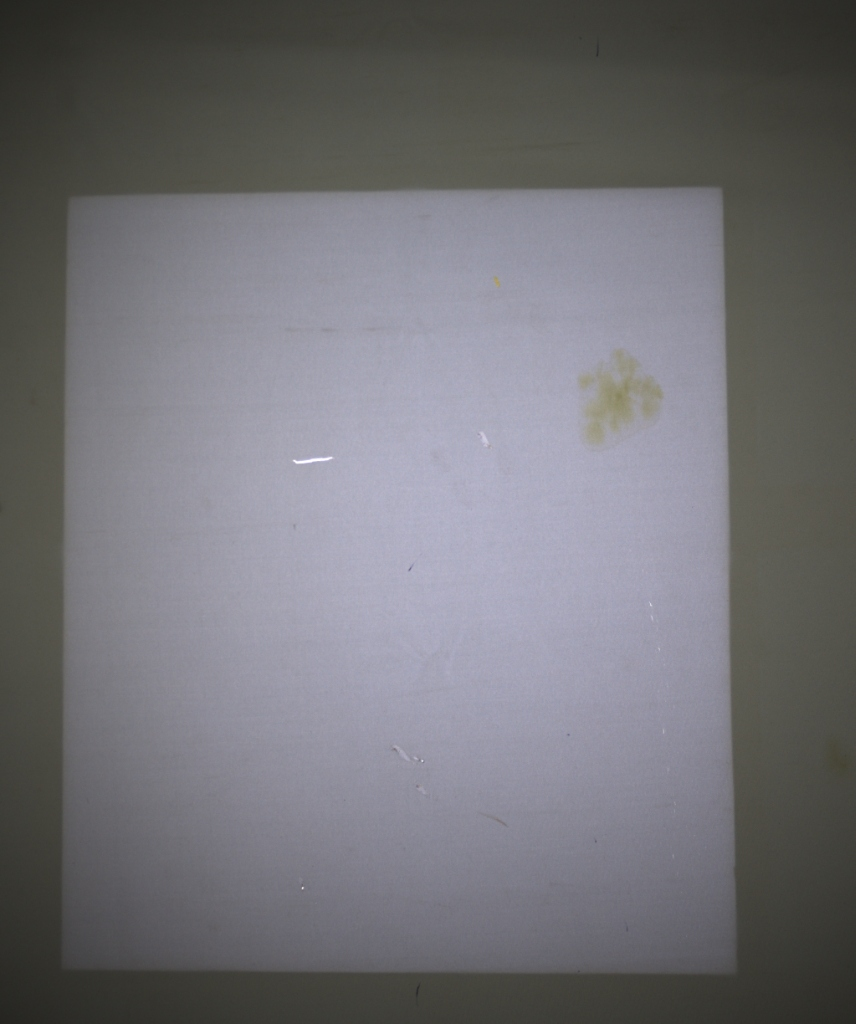
#> input picture test_samples/user_fabric_sample.jpg, 856 x 1024 px
$ python -i baseline_current.py   (imports and definitions only)   (older library calls are emulated)
#> lines starting #> are read from the running program, lines starting #| are printed output that depends on the picture; after the words box and inside, x2 and y2 are one past the last pixel; in counts of white or black regions, pixels touching at a corner belong together
"""
baseline_current.py  (POC - CLONE, not imported from production)

Verbatim copy of the crease/fold detector currently in app.py (cloned 2026-09-25), so the POC can
measure it against labelled folds without touching production code. Do not edit to "fix" it here:
it is the reference being evaluated.
"""

from typing import Tuple

import cv2
import numpy as np
from PIL import Image


PROC_MAX_SIDE = 1024
BORDER_PAD = 8


def _prepare(pil_image: Image.Image):
    """Downscale to <=1024px and build the shared local background / texture-noise estimate."""
    np_img = np.array(pil_image)
    if np_img.ndim == 2:
        np_img = cv2.cvtColor(np_img, cv2.COLOR_GRAY2RGB)
    orig_h, orig_w = np_img.shape[:2]

    scale = min(float(PROC_MAX_SIDE) / max(orig_h, orig_w), 1.0)
    proc_w, proc_h = int(orig_w * scale), int(orig_h * scale)
    scaled = cv2.resize(np_img, (proc_w, proc_h), interpolation=cv2.INTER_AREA)
    gray = cv2.cvtColor(scaled, cv2.COLOR_RGB2GRAY).astype(np.float32)

    ksize = int(round(proc_w * 0.045)) | 1
    sigma = ksize / 3.0
    bg_gray = cv2.GaussianBlur(gray, (ksize, ksize), sigma)
    local_sq = cv2.GaussianBlur(gray**2, (ksize, ksize), sigma)
    texture_noise = float(np.median(np.sqrt(np.maximum(local_sq - bg_gray**2, 1.0))))

    return {
        "np_img": np_img,
        "orig_size": (orig_w, orig_h),
        "scaled": scaled,
        "gray": gray,
        "bg_gray": bg_gray,
        "texture_noise": texture_noise,
    }


def _line_kernel(length: int, angle_deg: float) -> np.ndarray:
    k = np.zeros((length, length), np.uint8)
    c = (length - 1) / 2.0
    dx = np.cos(np.deg2rad(angle_deg)) * c
    dy = np.sin(np.deg2rad(angle_deg)) * c
    cv2.line(k, (int(round(c - dx)), int(round(c - dy))), (int(round(c + dx)), int(round(c + dy))), 1, 1)
    return k


CREASE_ANGLES = tuple(range(0, 180, 15))


def _crease_anomaly_map(ctx) -> np.ndarray:
    """
    Hessian ridge/valley strength followed by directional path opening along 12 orientations,
    so only long straight-ish structures survive (creases, folds) at ANY angle,
    while short isotropic fabric grain is removed.
    """
    gray = ctx["gray"]
    proc_w = gray.shape[1]

    smooth = cv2.GaussianBlur(gray, (9, 9), 2.0)
    d2x = cv2.Sobel(smooth, cv2.CV_32F, 2, 0, ksize=5)
    d2y = cv2.Sobel(smooth, cv2.CV_32F, 0, 2, ksize=5)
    dxy = cv2.Sobel(smooth, cv2.CV_32F, 1, 1, ksize=5)

    trace = d2x + d2y
    det = d2x * d2y - dxy**2
    disc = np.sqrt(np.maximum(trace**2 / 4.0 - det, 0.0))
    eig1 = trace / 2.0 + disc
    eig2 = trace / 2.0 - disc
    ridge = np.maximum(-eig2, eig1)

    k_len = max(int(proc_w * 0.035), 21) | 1
    line_struct = np.zeros_like(ridge)
    for ang in CREASE_ANGLES:
        opened = cv2.morphologyEx(ridge, cv2.MORPH_OPEN, _line_kernel(k_len, ang))
        np.maximum(line_struct, opened, out=line_struct)

    crease_floor = max(ctx["texture_noise"] * 4.5, 18.0)
    sharp_map = np.clip((line_struct - crease_floor) / 45.0, 0.0, 1.0)

    # Soft folds (broad, low-contrast valleys/ridges) are invisible to the fine Hessian above
    fold_map = cv2.resize(_fold_anomaly_map(gray), (gray.shape[1], gray.shape[0]), interpolation=cv2.INTER_LINEAR)
    return np.maximum(sharp_map, fold_map)


# Soft-fold detector, working on a thumbnail with a fixed long side so parameters are in "thumbnail px".
FOLD_LONG_SIDE = 612
FOLD_S_ACROSS = 4.0      # fold half-width (~40 px wide folds on a 2448 px frame)
FOLD_S_ALONG = 22.0
FOLD_ZCLIP = 12.0
FOLD_BLOB_ZMIN = 3.0
# Line-averaging length -> score at which the fold reaches the ensemble decision level (0.40).
# Set just above the texture background measured on clean areas of the dark-fabric test frames;
# re-tune with labelled production frames.
FOLD_LEVELS = {81: 7.8, 161: 6.0, 241: 4.9}


def _fold_kernel(angle_deg: float, s_across: float, s_along: float) -> np.ndarray:
    """Elongated second-derivative-of-Gaussian: long averaging along the fold, curvature across it."""
    half = int(np.ceil(3 * max(s_across, s_along)))
    yy, xx = np.mgrid[-half:half + 1, -half:half + 1].astype(np.float32)
    t = np.deg2rad(angle_deg)
    u = xx * np.cos(t) + yy * np.sin(t)
    v = -xx * np.sin(t) + yy * np.cos(t)
    g = np.exp(-u**2 / (2 * s_along**2) - v**2 / (2 * s_across**2))
    k = (v**2 / s_across**4 - 1 / s_across**2) * g
    k -= k.mean()
    return (k / np.abs(k).sum()).astype(np.float32)


def _line_mean_kernel(length: int, angle_deg: float) -> np.ndarray:
    k = _line_kernel(length, angle_deg).astype(np.float32)
    return k / k.sum()


def _fold_anomaly_map(gray: np.ndarray) -> np.ndarray:
    """
    Soft crease / fold detector for low-contrast folds (a few grey levels deep, tens of px wide) that sit
    below the fabric texture noise pixel-wise:
    1. elongated curvature filter at 12 orientations, turned into a robust z-score (median / MAD) per image;
    2. blob-like responses (all orientations high: stains, prints, holes) are removed;
    3. the z-score is averaged along long straight segments (81/161/241 px) at the same orientation, so
       short texture streaks fade while folds that stay straight over inches keep their score.
    Returns a 0..1 map on the thumbnail grid; 0.40 = decision level of the ensemble.
    """
    h, w = gray.shape
    sc = FOLD_LONG_SIDE / float(max(h, w))
    g = cv2.resize(gray, (max(int(w * sc), 16), max(int(h * sc), 16)), interpolation=cv2.INTER_AREA).astype(np.float32)

    zs = []
    for ang in CREASE_ANGLES:
        r = np.abs(cv2.filter2D(g, cv2.CV_32F, _fold_kernel(ang, FOLD_S_ACROSS, FOLD_S_ALONG), borderType=cv2.BORDER_REFLECT))
        med = float(np.median(r))
        mad = float(np.median(np.abs(r - med))) * 1.4826 + 1e-6
        zs.append(np.clip((r - med) / mad, 0.0, FOLD_ZCLIP))
    zs = np.stack(zs)
    blob = cv2.dilate((zs.min(axis=0) > FOLD_BLOB_ZMIN).astype(np.uint8),
                      cv2.getStructuringElement(cv2.MORPH_ELLIPSE, (9, 9))) > 0
    zs[:, blob] = 0.0

    fold = np.zeros_like(g)
    for length, level in FOLD_LEVELS.items():
        for i, ang in enumerate(CREASE_ANGLES):
            s = cv2.filter2D(zs[i], cv2.CV_32F, _line_mean_kernel(length, ang), borderType=cv2.BORDER_REFLECT)
            # 0.40 at `level`, 0.18 (crease-mode default) at 0.9 * level, saturates at ~1.27 * level
            np.maximum(fold, np.clip(0.40 + 2.2 * (s - level) / level, 0.0, 1.0), out=fold)
    return fold


def _finalize_map(ctx, anomaly_proc: np.ndarray, pad_border: bool = True):
    """Zero the border, upscale to original size, and render score / heatmap / overlay."""
    anomaly_proc = anomaly_proc.copy()
    if pad_border:
        anomaly_proc[:BORDER_PAD, :] = 0.0
        anomaly_proc[-BORDER_PAD:, :] = 0.0
        anomaly_proc[:, :BORDER_PAD] = 0.0
        anomaly_proc[:, -BORDER_PAD:] = 0.0

    orig_w, orig_h = ctx["orig_size"]
    anomaly = cv2.resize(anomaly_proc, (orig_w, orig_h), interpolation=cv2.INTER_LINEAR)
    anomaly = np.clip(anomaly, 0.0, 1.0)
    score = float(np.percentile(anomaly, 99.8)) if anomaly.max() > 0 else 0.0

    heatmap_rgb = cv2.cvtColor(cv2.applyColorMap((anomaly * 255).astype(np.uint8), cv2.COLORMAP_JET), cv2.COLOR_BGR2RGB)
    overlay = cv2.addWeighted(ctx["np_img"], 0.60, heatmap_rgb, 0.40, 0)
    return score, heatmap_rgb, overlay, anomaly


def detect_crease_defect(pil_image: Image.Image) -> Tuple[float, np.ndarray, np.ndarray, np.ndarray]:
    """
    Principled Hessian Curvature Tensor with multi-orientation Directional Path Opening.
    Detects physical linear creases and folds at any angle while rejecting natural fabric grain.
    """
    ctx = _prepare(pil_image)
    return _finalize_map(ctx, _crease_anomaly_map(ctx))

>>> import cv2
>>> picture = cv2.cvtColor(cv2.imread('../../test_samples/user_fabric_sample.jpg'), cv2.COLOR_BGR2RGB)
>>> result = detect_crease_defect(picture)
#> in _prepare, `local_sq = cv2.GaussianBlur(gray**2, (ksize, ksize), sigma)`:
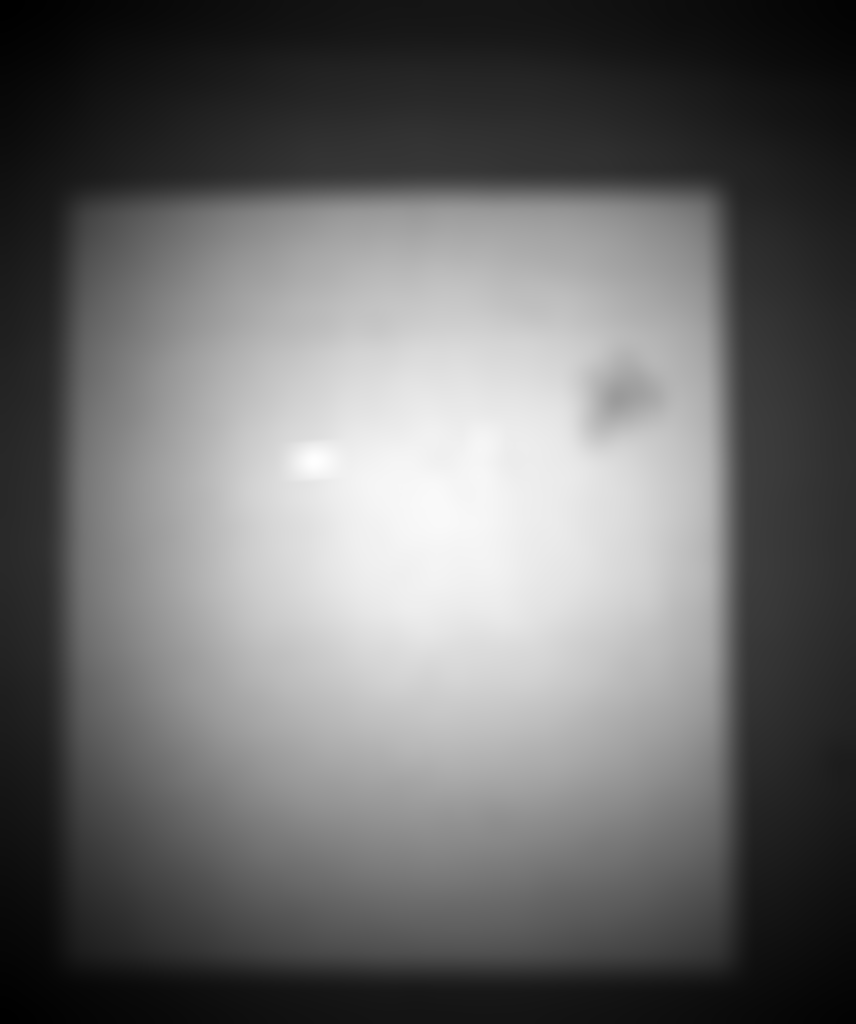
#> local_sq: shape (1024, 856) float32; min 1409.8, max 32795.9, mean 14607.1; drawn with min black and max white
#> in _prepare, `texture_noise = float(np.median(np.sqrt(np.maximum(local_sq - bg_gray*..`: texture_noise = 2.45
#> in detect_crease_defect, `ctx = _prepare(pil_image)`: ctx = 6 items
#> in _crease_anomaly_map, `crease_floor = max(ctx["texture_noise"] * 4.5, 18.0)`: crease_floor = 18
#> the loop in _fold_anomaly_map, `for ang in CREASE_ANGLES:` made 12 passes
#> (t in _fold_kernel, med, mad) on passes 1 to 12: (0, 0.134, 0.136), (0.262, 0.0857, 0.0907), (0.524, 0.0901, 0.0881), (0.785, 0.102, 0.105), (1.05, 0.0916, 0.0939), (1.31, 0.0796, 0.0832), (1.57, 0.0782, 0.083), (1.83, 0.071, 0.0755), (2.09, 0.0893, 0.0902), (2.36, 0.104, 0.105), (2.62, 0.0889, 0.0863), (2.88, 0.098, 0.1)
#> pass 1, in _fold_kernel, `yy, xx = np.mgrid[-half:half + 1, -half:half + 1].astype(np.float32)`:
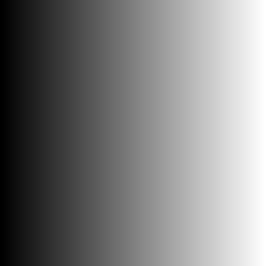
#> xx: shape (133, 133) float32 (shown 2 times larger); min -66, max 66, mean 0; drawn with min black and max white
#> after the loop in _fold_anomaly_map, `for ang in CREASE_ANGLES:`:
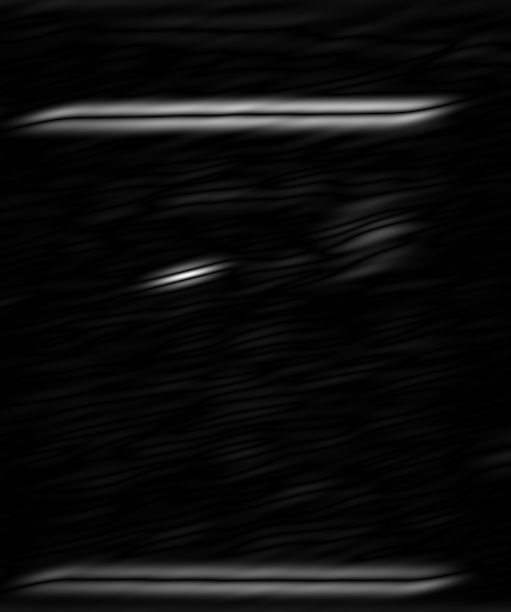
#> r: shape (612, 511) float32; min 4.45e-07, max 5.22, mean 0.265; drawn with min black and max white
#> after the loop in _fold_anomaly_map, `for ang in CREASE_ANGLES:`: zs = 12 items
#> in _fold_anomaly_map, `blob = cv2.dilate((zs.min(axis=0) > FOLD_BLOB_ZMIN).astype(np.uint8), ..`:
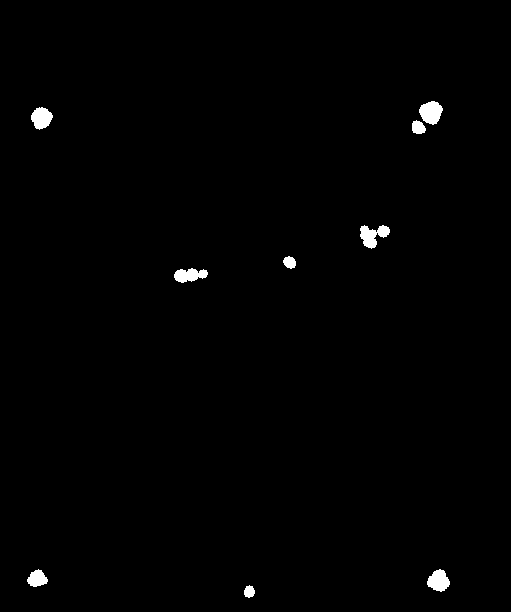
#> blob: shape (612, 511) bool; 0.8% white; 9 white regions, largest, box (x1, y1, x2, y2) and area: (419, 101, 443, 125) 406, (360, 225, 390, 249) 403, (427, 569, 450, 592) 359
#> in _fold_anomaly_map, `fold = np.zeros_like(g)`: fold: shape (612, 511) float32; every value is 0
#> the loop in _fold_anomaly_map, `for length, level in FOLD_LEVELS.items():` made 3 passes
#> pass 1, in _line_mean_kernel (call 3), `k = _line_kernel(length, angle_deg).astype(np.float32)`:
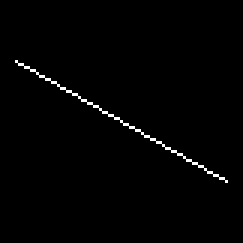
#> k: shape (81, 81) float32 (shown 3 times larger); values 0 (black) and 1 (white), 1.1% white in thin lines or dots, all inside (x1, y1, x2, y2) = (5, 20, 76, 61)
#> in _finalize_map, `anomaly_proc[:, -BORDER_PAD:] = 0.0`:
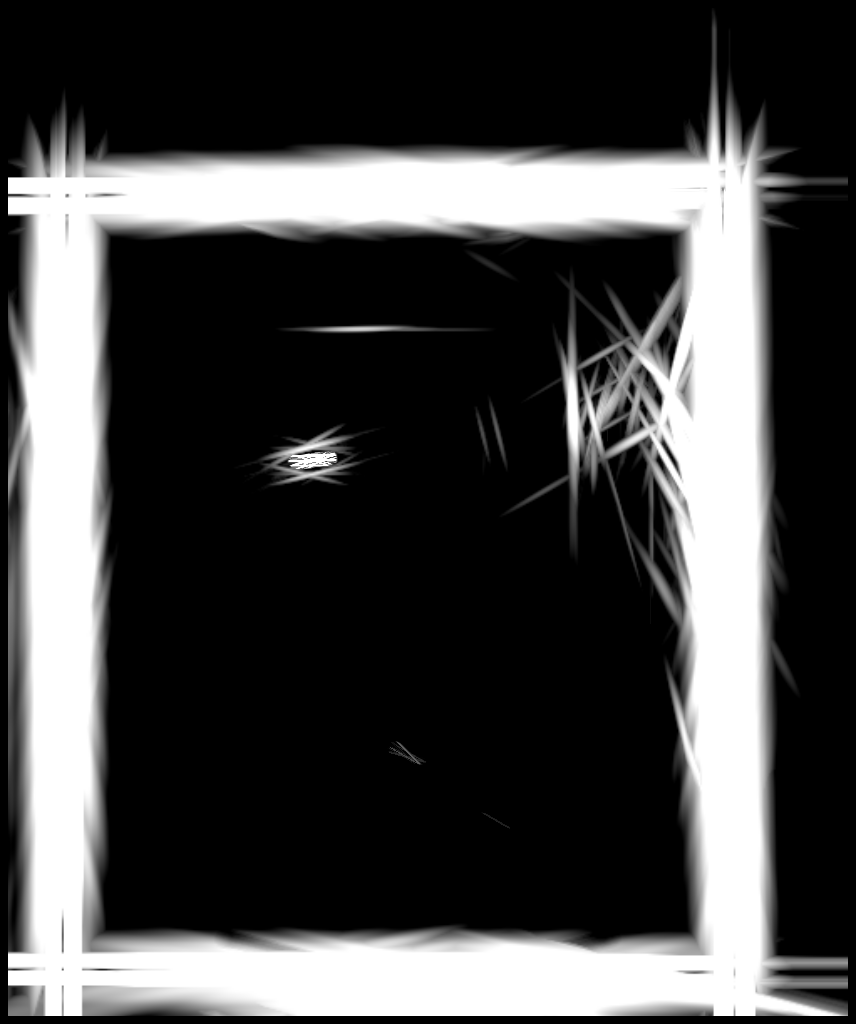
#> anomaly_proc: shape (1024, 856) float32; min 0, max 1, mean 0.27
#> in _finalize_map, `orig_w, orig_h = ctx["orig_size"]`: orig_w = 856; orig_h = 1024
#> in _finalize_map, `score = float(np.percentile(anomaly, 99.8)) if anomaly.max() > 0 else ..`: score = 1
#> in _finalize_map, `overlay = cv2.addWeighted(ctx["np_img"], 0.60, heatmap_rgb, 0.40, 0)`:
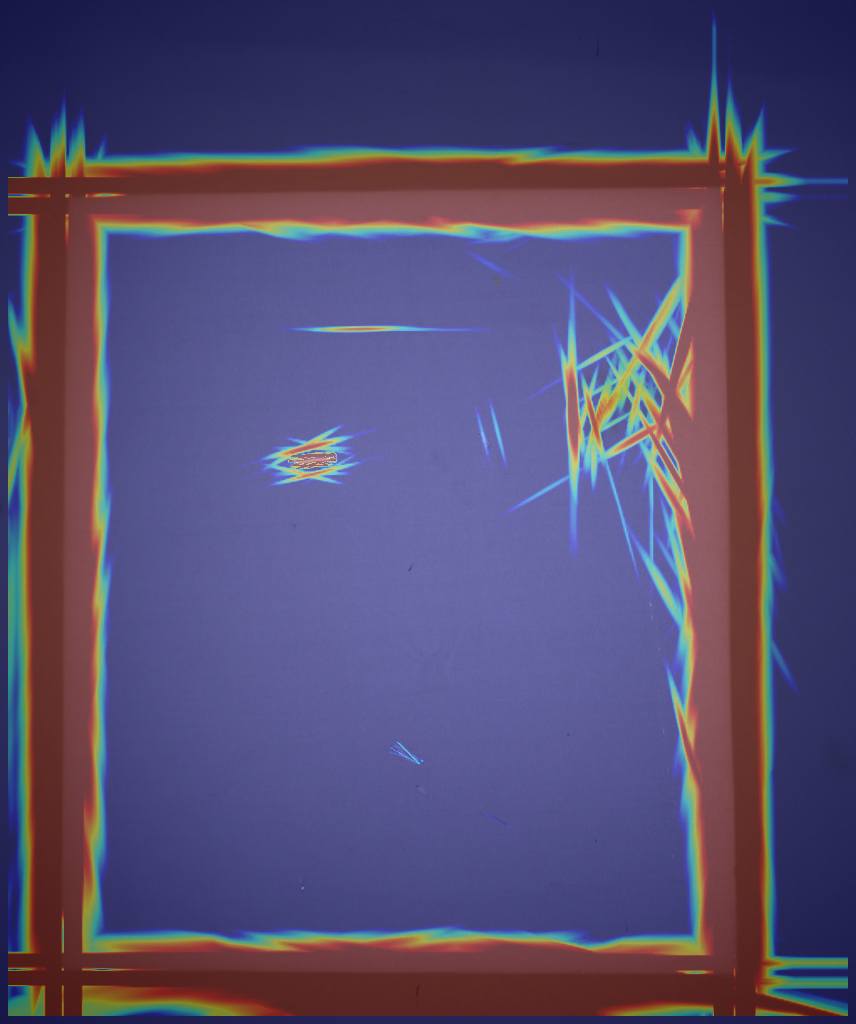
#> overlay: shape (1024, 856, 3); mean R, G, B 85.8, 76.9, 112.3
